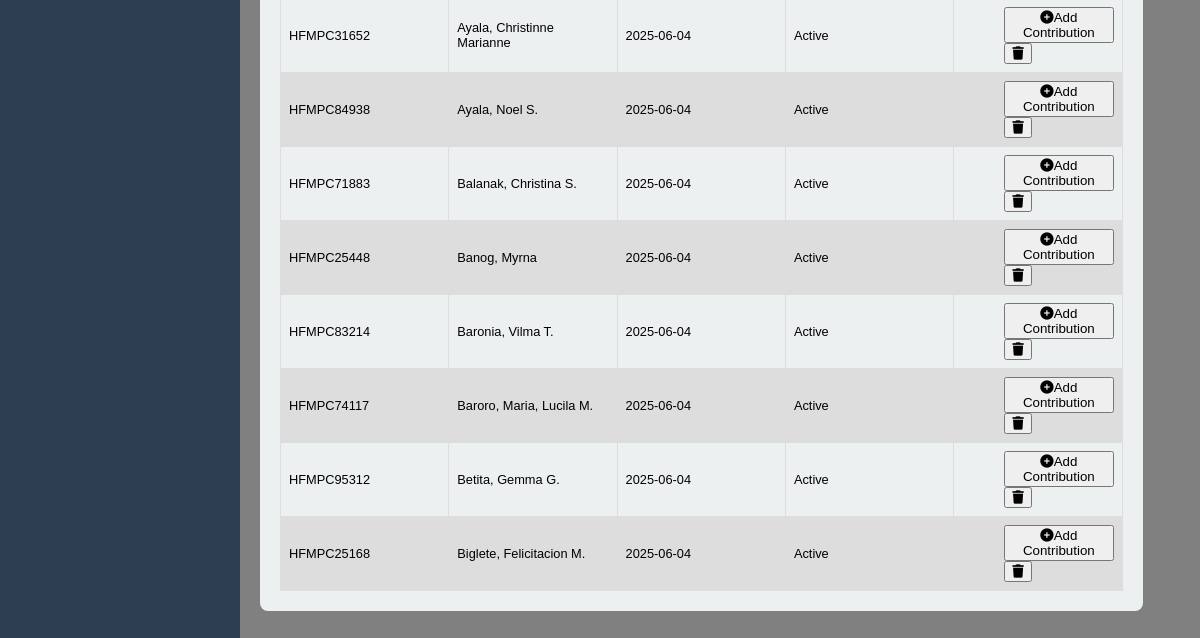
Before: /coop_members_shared_capitals.php (signed in, lower part) with the older database file.
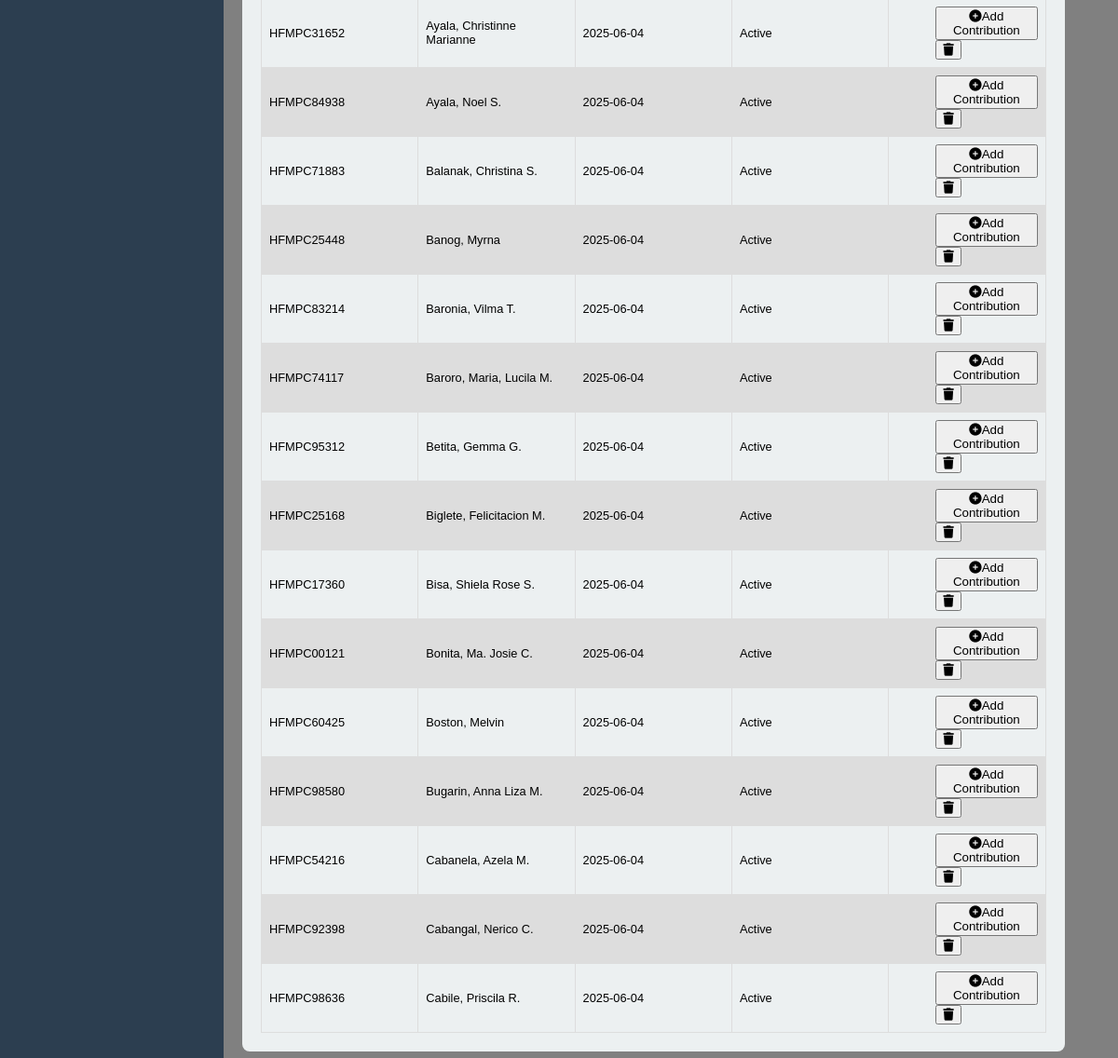
After: the same page with the newer database file.
### tables this page shows
CREATE TABLE `coop_members_shared_capital` (
  `id` int(11) NOT NULL AUTO_INCREMENT,
  `Membership_ID` varchar(11) NOT NULL,
  `name_of_member` varchar(50) NOT NULL,
  `Date_Added` date NOT NULL,
  `status` int(11) NOT NULL,
  `remarks` varchar(10) NOT NULL,
  PRIMARY KEY (`id`)
);

CREATE TABLE `coop_members` (
  `coop_id` int(50) NOT NULL AUTO_INCREMENT,
  `membership_id` varchar(50) NOT NULL,
  `name_of_member` varchar(255) NOT NULL,
  `contact_number` varchar(20) NOT NULL,
  `tin` varchar(15) NOT NULL,
  `date_accepted` date NOT NULL,
  `bod_resolution` varchar(50) NOT NULL,
  `type_of_membership` varchar(50) NOT NULL,
  `shares_subscribed` decimal(10,2) NOT NULL,
  `amount_subscribed` decimal(10,2) NOT NULL,
  `initial_paid_up` decimal(10,2) NOT NULL,
  `address` text NOT NULL,
  `date_of_birth` date NOT NULL,
  `age` int(11) NOT NULL,
  `gender` varchar(20) DEFAULT NULL,
  `civil_status` varchar(50) DEFAULT NULL,
  `occupation` varchar(100) NOT NULL,
  `number_of_dependents` int(11) NOT NULL,
  `religious` varchar(100) NOT NULL,
  `annual_income` decimal(10,2) NOT NULL,
  `date_terminated` date DEFAULT NULL,
  `educational_attainment` varchar(50) DEFAULT NULL,
  `status` int(5) NOT NULL,
  `remarks` varchar(10) NOT NULL,
  `created_at` timestamp NOT NULL DEFAULT current_timestamp(),
  PRIMARY KEY (`coop_id`)
);

### coop_members_shared_capitals.php (the view, shortened to what this page needs)
<?php
include 'header.php';
include 'sidebar.php';
?>
<link rel="stylesheet" href="assets/coop_members_shared_capitals.css">
<link rel="stylesheet" href="assets/message.css">
<link rel="stylesheet" href="assets/loader.css">
<main class="content-member">
  <section class="stats-member">
    <div class="card-member">
      <div style="overflow-x:auto;">
        <table id="member-table">
          <tbody>
            <?php
             $sql = "SELECT sc.id, sc.Membership_ID, sc.Date_Added, cm.name_of_member, sc.status, sc.Remarks
                     FROM coop_members_shared_capital sc
                     LEFT JOIN coop_members cm ON sc.Membership_ID = cm.membership_id
                     WHERE sc.Remarks IS NULL OR sc.Remarks != 'Deleted'";
            $sql .= " ORDER BY cm.name_of_member ASC";
            $result = $conn->query($sql);
            if ($result->num_rows > 0) {
                while ($row = $result->fetch_assoc()) {
                    $status = $row['status'];
                    echo '<tr>';
                    echo '<td>' . htmlspecialchars($row['Membership_ID']) . '</td>';
                    echo '<td>' . htmlspecialchars($row['name_of_member']) . '</td>';
                    echo '<td>' . htmlspecialchars($row['Date_Added']) . '</td>';
                    echo '<td>';
                    echo $status == 1 ? '<span class="remark-active">Active</span>' : '<span class="remark-withdrawn">Withdrawn</span>';
                    echo '</td>';
                    echo '<td style="padding-left: 50px;">';
                    echo '<a href="#" onclick="openContributionModal(\'' . $row['Membership_ID'] . '\', \'' . $row['id'] . '\', ' . $row['status'] . ')"><button> <i class="fas fa-plus-circle"></i>Add Contribution</button></a>';
                    echo '<a href="coop_members_shared_capitals_delete_functions.php?id=' . htmlspecialchars($row['Membership_ID']) . '" class="delete-btn" onclick="return confirm(\'Are you sure you want to delete this member?\')"><button><i class="fa-solid fa-trash"></i></button></a>';
                    echo '</td>';
                    echo '</tr>';
                }
            } else {
                echo '<tr><td colspan="6">No records found</td></tr>';
            }
            ?>
          </tbody>
        </table>
      </div>
    </div>
  </section>
</main>

Changed rows visible on the page:
added coop_members_shared_capital: Membership_ID "HFMPC17360", coop_members.name_of_member "Bisa, Shiela Rose S.", Date_Added "2025-06-04", status "Active"
added coop_members_shared_capital: Membership_ID "HFMPC00121", coop_members.name_of_member "Bonita, Ma. Josie C.", Date_Added "2025-06-04", status "Active"
added coop_members_shared_capital: Membership_ID "HFMPC60425", coop_members.name_of_member "Boston, Melvin", Date_Added "2025-06-04", status "Active"
added coop_members_shared_capital: Membership_ID "HFMPC98580", coop_members.name_of_member "Bugarin, Anna Liza M.", Date_Added "2025-06-04", status "Active"
added coop_members_shared_capital: Membership_ID "HFMPC54216", coop_members.name_of_member "Cabanela, Azela M.", Date_Added "2025-06-04", status "Active"
added coop_members_shared_capital: Membership_ID "HFMPC92398", coop_members.name_of_member "Cabangal, Nerico C.", Date_Added "2025-06-04", status "Active"
added coop_members_shared_capital: Membership_ID "HFMPC98636", coop_members.name_of_member "Cabile, Priscila R.", Date_Added "2025-06-04", status "Active"
